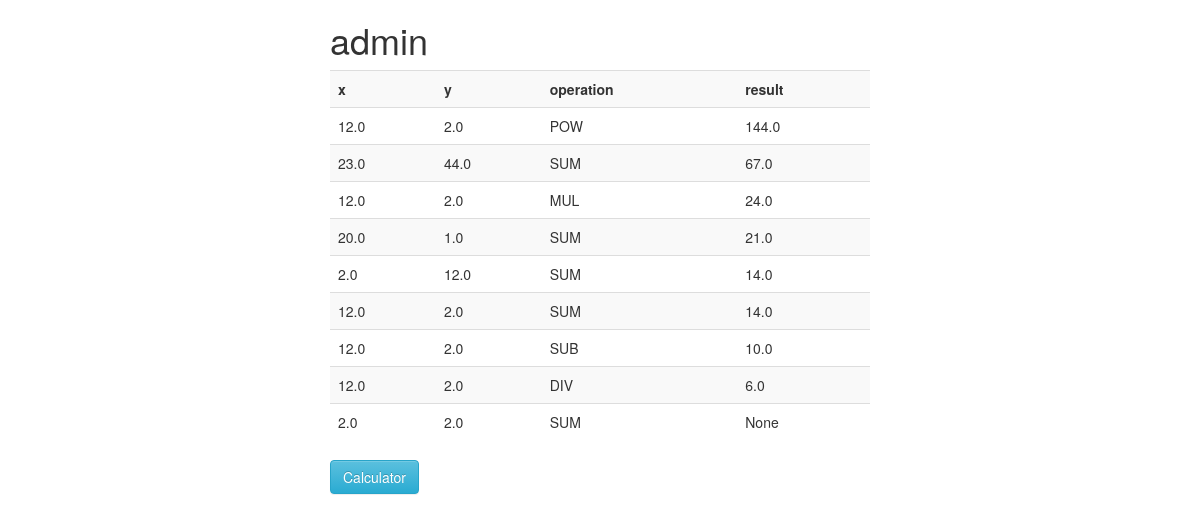
/user_detail/ (signed in), run on the app's committed database.
### calculator/models.py (models this page shows, shortened)
class Operation(models.Model):
    OPERATION_CHOICES = (
        ('SUM', '+'),
        ('SUB', '-'),
        ('MUL', '*'),
        ('DIV', '/'),
        ('POW', '^')
    )
    x_value = models.FloatField()
    y_value = models.FloatField()
    result = models.FloatField(editable=False, null=True)
    op = models.CharField(max_length=3,
                          choices=OPERATION_CHOICES,
                          blank=True)
    user = models.ForeignKey(User, related_name='operations', null=True)
    class Meta:
        ordering = ('-result', )

### calculator/views.py (the view)
# urls.py: url(r'^user_detail/$', user_detail, name='user_detail'),
def user_detail(request):
    user = request.user
    user_operations = Operation.objects.filter(user=user)
    context_data = {
        "username": user.username,
        "object_list": user_operations
    }
    return render(request, 'user_view.html', context_data)

### templates/user_view.html
{% extends 'base.html' %}
{% block content %}
    <div class='col-sm-6 col-sm-offset-3'>
        <h1> {{ username }} </h1>
        <div class="table-responsive">
            <table class="table table-striped">
                <tr>
                    <th>x</th>
                    <th>y</th>
                    <th>operation</th>
                    <th>result</th>
                </tr>
                {% for obj in object_list %}
                <tr>
                    <td>{{ obj.x_value }}</td>
                    <td>{{ obj.y_value }}</td>
                    <td>{{ obj.op }}</td>
                    <td>{{ obj.result }}</td>
                </tr>
                {% endfor %}
            </table>
        </div>
        <a href="/calc" class="btn btn-info" role="btn"> Calculator</a>
    </div>
{% endblock content %}

### templates/base.html (shortened to what this page needs)
<!DOCTYPE html>
<html lang="en">
<head>
    <link rel="stylesheet" href="https://maxcdn.bootstrapcdn.com/bootstrap/3.3.7/css/bootstrap.min.css">
    <link rel="stylesheet" href="https://maxcdn.bootstrapcdn.com/bootstrap/3.3.7/css/bootstrap-theme.min.css">
</head>
<body>
    <div class="container">
        {% block content %}
        {% endblock content %}
    </div>
    {% include 'result_display.html' %}
</body>
</html>

### templates/result_display.html (shortened to what this page needs)
<br>
<br>

### data on the page
Operation: x_value "12.0", y_value "2.0", op "POW", result "144.0"
Operation: x_value "23.0", y_value "44.0", op "SUM", result "67.0"
Operation: x_value "12.0", y_value "2.0", op "MUL", result "24.0"
Operation: x_value "20.0", y_value "1.0", op "SUM", result "21.0"
Operation: x_value "2.0", y_value "12.0", op "SUM", result "14.0"
Operation: x_value "12.0", y_value "2.0", op "SUM", result "14.0"
Operation: x_value "12.0", y_value "2.0", op "SUB", result "10.0"
Operation: x_value "12.0", y_value "2.0", op "DIV", result "6.0"
Operation: x_value "2.0", y_value "2.0", op "SUM", result "None"

### other printed values
{{ username }} "admin"
